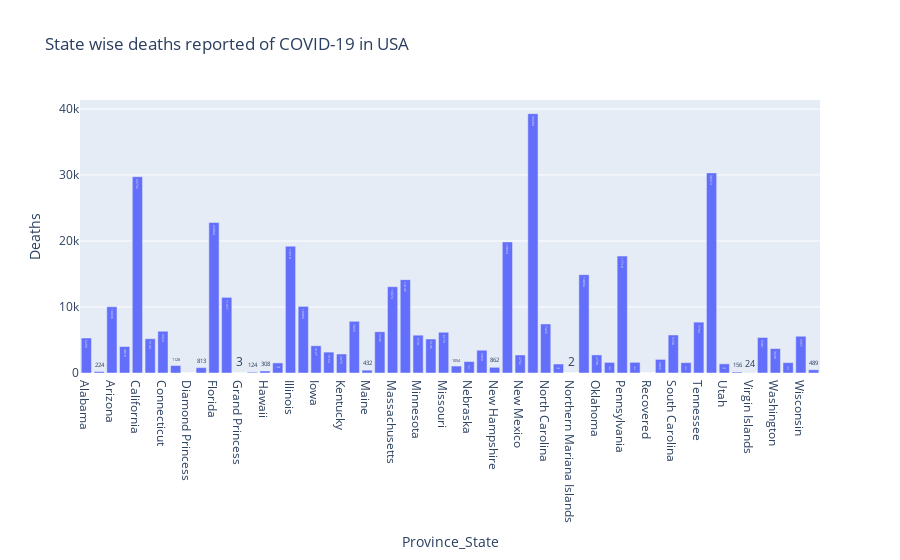

Notebook source saved alongside this figure:
### Code cell
us_data = covid_data[covid_data['Country_Region']=='US']
state = us_data.groupby('Province_State').Deaths.sum().reset_index()
state_deaths = px.bar(state, x='Province_State', y='Deaths', title='State wise deaths reported of COVID-19 in USA', text='Deaths')
state_deaths.show()

### Figure 1 — Plotly figure (JSON) as saved in the notebook; plotly's stock layout.template omitted (floating-point values rounded to 4 significant figures)
{"data": [{"alignmentgroup": "True", "hovertemplate": "Province_State=%{x}<br>Deaths=%{text}<extra></extra>", "legendgroup": "", "marker": {"color": "#636efa", "pattern": {"shape": ""}}, "name": "", "offsetgroup": "", "orientation": "v", "showlegend": false, "text": [5299, 224, 10036, 4010, 29732, 5190, 6324, 1128, 0, 813, 22804, 11457, 3, 124, 308, 1528, 19210, 10089, 4127, 3164, 2876, 7833, 432, 6246, 13074, 14145, 5731, 5146, 6173, 1054, 1737, 3450, 862, 19854, 2732, 39288, 7425, 1360, 2, 14894, 2738, 1603, 17710, 1616, 0, 2062, 5758, 1570, 7704, 30313, 1390, 156, 24, 5381, 3698, 1570, 5567, 489], "textposition": "auto", "type": "bar", "x": ["Alabama", "Alaska", "Arizona", "Arkansas", "California", "Colorado", "Connecticut", "Delaware", "Diamond Princess", "District of Columbia", "Florida", "Georgia", "Grand Princess", "Guam", "Hawaii", "Idaho", "Illinois", "Indiana", "Iowa", "Kansas", "Kentucky", "Louisiana", "Maine", "Maryland", "Massachusetts", "Michigan", "Minnesota", "Mississippi", "Missouri", "Montana", "Nebraska", "Nevada", "New Hampshire", "New Jersey", "New Mexico", "New York", "North Carolina", "North Dakota", "Northern Mariana Islands", "Ohio", "Oklahoma", "Oregon", "Pennsylvania", "Puerto Rico", "Recovered", "Rhode Island", "South Carolina", "South Dakota", "Tennessee", "Texas", "Utah", "Vermont", "Virgin Islands", "Virginia", "Washington", "West Virginia", "Wisconsin", "Wyoming"], "xaxis": "x", "y": [5299, 224, 10036, 4010, 29732, 5190, 6324, 1128, 0, 813, 22804, 11457, 3, 124, 308, 1528, 19210, 10089, 4127, 3164, 2876, 7833, 432, 6246, 13074, 14145, 5731, 5146, 6173, 1054, 1737, 3450, 862, 19854, 2732, 39288, 7425, 1360, 2, 14894, 2738, 1603, 17710, 1616, 0, 2062, 5758, 1570, 7704, 30313, 1390, 156, 24, 5381, 3698, 1570, 5567, 489], "yaxis": "y"}], "layout": {"autosize": true, "barmode": "relative", "legend": {"tracegroupgap": 0}, "title": {"text": "State wise deaths reported of COVID-19 in USA"}, "xaxis": {"anchor": "y", "autorange": true, "domain": [0, 1], "range": [-0.5, 57.5], "title": {"text": "Province_State"}, "type": "category"}, "yaxis": {"anchor": "x", "autorange": true, "domain": [0, 1], "range": [0, 41360.0], "title": {"text": "Deaths"}, "type": "linear"}}}
